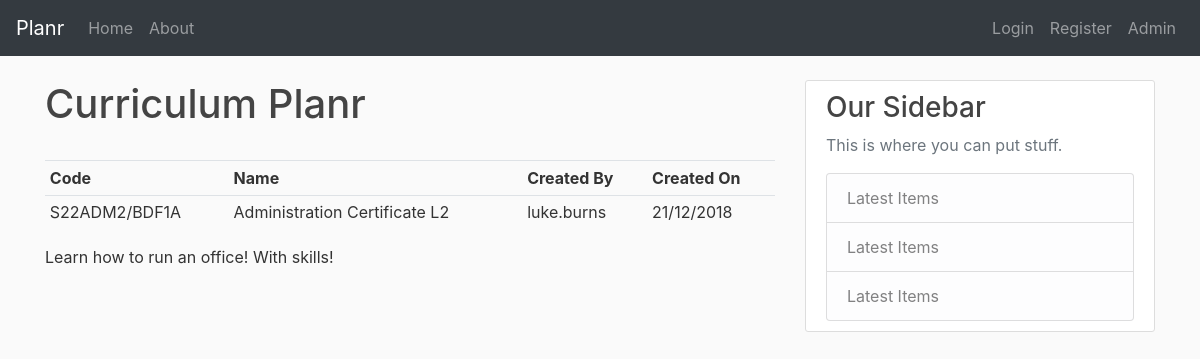
Page /offering/3/ on the committed database.
### curriculum/models.py (models this page shows, shortened)
class Offering(models.Model):
    code = models.CharField(max_length=20, default="to be assigned")
    name = models.CharField(max_length=200)
    web_description = models.TextField()
    created_by = models.ForeignKey(User, on_delete=models.CASCADE)
    created_date = models.DateTimeField(auto_now_add=True)

### curriculum/views.py (the view)
# urls.py: path('offering/<int:pk>/', OfferingDetailView.as_view(), name='offering-detail'),
class OfferingDetailView(DetailView):
    model = Offering

### curriculum/templates/curriculum/offering_detail.html (shortened to what this page needs)
{% extends 'curriculum/base.html' %}
{% block content %}
    <h1>Curriculum Planr</h1>
    <br>
    <table class="table table-sm">
        <tr>
            <th>Code</th>
            <th>Name</th>
            <th>Created By</th>
            <th>Created On</th>
        </tr>
        <tr>
            <td>{{ object.code }}</td>
            <td>{{ object.name }}</td>
            <td>{{ object.created_by }}</td>
            <td>{{ object.created_date|date:"d/m/Y" }}</td>
        </tr>
    </table>
    <p>{{ object.web_description }}</p>
{% endblock content %}

### curriculum/static/curriculum/style.css (style rules this page uses)
body { background: #fafafa; color: #333333; }
h1, h2, h3, h4, h5, h6 { color: #444444; }

### rows in the picture
Offering: code "S22ADM2/BDF1A", name "Administration Certificate L2", created_by "luke.burns", created_date "21/12/2018", web_description "Learn how to run an office! With skills!"
